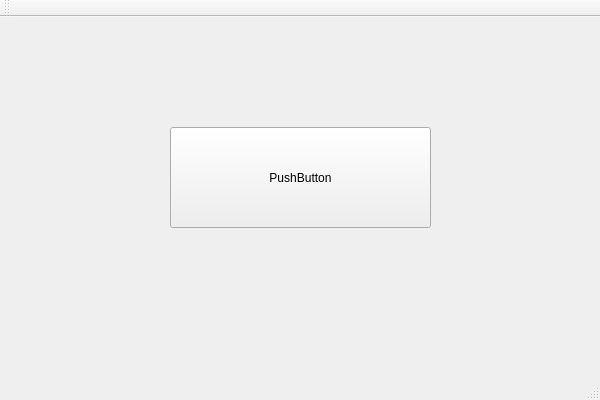
<?xml version="1.0" encoding="UTF-8"?>
<ui version="4.0">
 <class>qtnetwork_testsClass</class>
 <widget class="QMainWindow" name="qtnetwork_testsClass">
  <property name="geometry">
   <rect>
    <x>0</x>
    <y>0</y>
    <width>600</width>
    <height>400</height>
   </rect>
  </property>
  <property name="windowTitle">
   <string>qtnetwork_tests</string>
  </property>
  <widget class="QWidget" name="centralWidget">
   <widget class="QPushButton" name="pushButton">
    <property name="geometry">
     <rect>
      <x>170</x>
      <y>110</y>
      <width>261</width>
      <height>101</height>
     </rect>
    </property>
    <property name="text">
     <string>PushButton</string>
    </property>
   </widget>
  </widget>
  <widget class="QMenuBar" name="menuBar">
   <property name="geometry">
    <rect>
     <x>0</x>
     <y>0</y>
     <width>600</width>
     <height>21</height>
    </rect>
   </property>
  </widget>
  <widget class="QToolBar" name="mainToolBar">
   <attribute name="toolBarArea">
    <enum>TopToolBarArea</enum>
   </attribute>
   <attribute name="toolBarBreak">
    <bool>false</bool>
   </attribute>
  </widget>
  <widget class="QStatusBar" name="statusBar"/>
 </widget>
 <layoutdefault spacing="6" margin="11"/>
 <resources>
  <include location="qtnetwork_tests.qrc"/>
 </resources>
 <connections/>
</ui>
